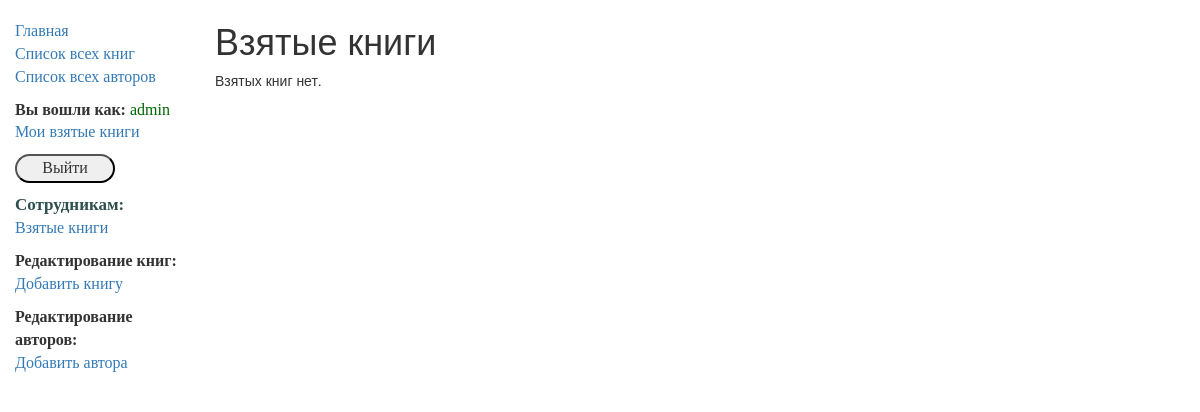
Page /catalog/mybooks/ (signed in) on the earlier database version.
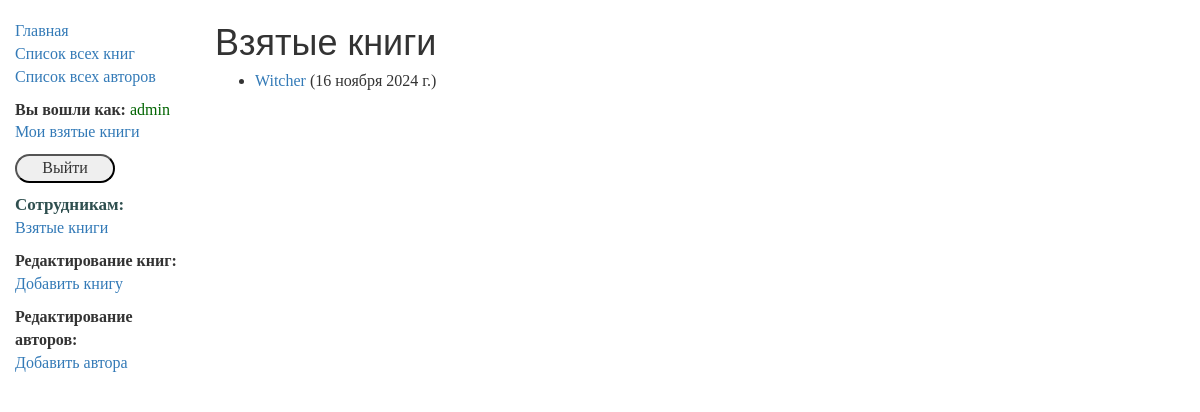
Same page on the later database version.
### catalog/models.py (models this page shows, shortened)
class BookInstance(models.Model):
    id = models.UUIDField(primary_key=True, default=uuid.uuid4,
                          help_text="Unique ID for this particular book across the whole library")
    book = models.ForeignKey('Book', on_delete=models.SET_NULL, null=True)
    imprint = models.CharField(max_length=200)
    due_back = models.DateField(null=True, blank=True)
    LOAN_STATUS = (
        ('m', 'Maintenance'),
        ('o', 'On loan'),
        ('a', 'Available'),
        ('r', 'Reserved')
    )
    borrower = models.ForeignKey(User,on_delete=models.SET_NULL, null=True, blank=True)
    @property
    def is_overdue(self):
        if self.due_back and date.today() > self.due_back:
            return True
        return False
    status = models.CharField(max_length=1, choices=LOAN_STATUS, blank=True, default='m',
                              help_text="Book availability")
    class Meta:
        ordering = ['due_back']
        permissions = (("can_mark_returned", "Set book as returned"),)

class Book(models.Model):
    title = models.CharField(max_length=200)
    author = models.ForeignKey('Author', on_delete=models.SET_NULL, null=True)
    summary = models.TextField(max_length=1000, help_text="Enter a brief description of the book")
    isbn = models.CharField('ISBN', max_length=13, help_text='13 Character <a href="https://www.isbn-international.org/content/what-isbn">ISBN number</a>')
    genre = models.ManyToManyField(Genre, help_text="Select a genre for this book")
    def display_genre(self):
        return ','.join([ genre.name for genre in self.genre.all()[:3]])
    display_genre.short_description = 'Genre'

### catalog/views.py (the view)
class LoanedBooksByUserListView(LoginRequiredMixin, generic.ListView):
    model = BookInstance
    template_name = 'catalog/bookinstance_list_borrowed_user.html'
    paginate_by = 2
    def get_queryset(self):
        return BookInstance.objects.filter(borrower=self.request.user).filter(status__exact='o').order_by('due_back')

### catalog/templates/catalog/bookinstance_list_borrowed_user.html
{% extends "base_generic.html" %}
{% block content %}
    <h1>Взятые книги</h1>
    {% if bookinstance_list %}
    <ul>
      {% for bookinst in bookinstance_list %}
      <li class="{% if bookinst.is_overdue %}text-danger{% endif %}">
        <a href="{% url 'book-detail' bookinst.book.pk %}">{{bookinst.book.title}}</a> ({{ bookinst.due_back }})
      </li>
      {% endfor %}
    </ul>
    {% else %}
      <p>Взятых книг нет.</p>
    {% endif %}
{% endblock %}

Differences in the rows shown:
now on this page (row edited): BookInstance: book "Witcher", due_back "16 ноября 2024 г."
Other differences:
text no longer shown: "Взятых книг нет."
